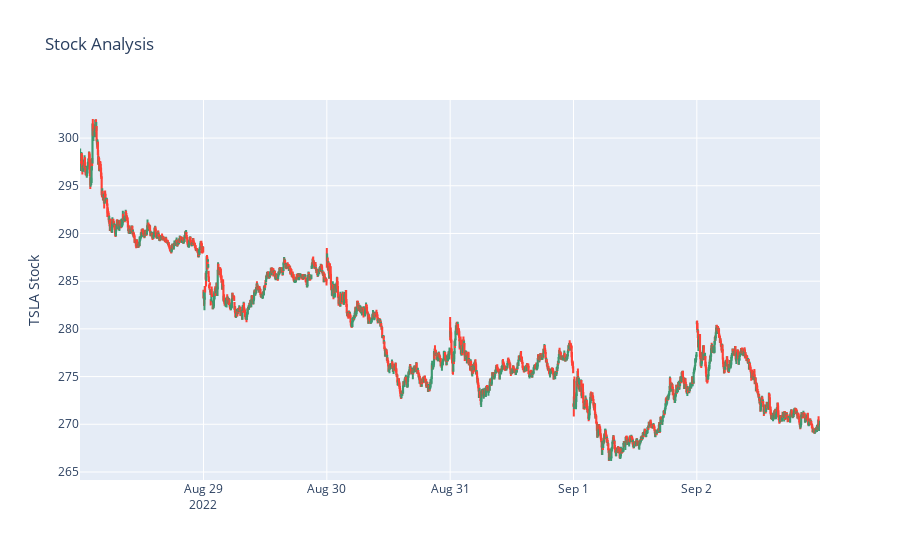

Notebook code for this chart:
### Code cell
plot_candles(tsla)

### Figure 1 — Plotly figure (JSON) as saved in the notebook; plotly's stock layout.template omitted (floating-point values rounded to 4 significant figures; data arrays with more than 128 entries replaced by an {"elided": "..."} marker saying what was removed)
{"data": [{"close": {"elided": "2342 float values"}, "high": {"elided": "2342 float values"}, "low": {"elided": "2342 float values"}, "open": {"elided": "2342 float values"}, "type": "candlestick", "x": {"elided": "2342 str values"}}], "layout": {"autosize": true, "title": {"text": "Stock Analysis"}, "xaxis": {"autorange": true, "range": ["2022-08-26 09:29:30", "2022-09-02 15:59:30"], "rangebreaks": [{"bounds": ["sat", "mon"]}, {"bounds": [16, 9.5], "pattern": "hour"}], "rangeslider": {"visible": false, "yaxis": {}}, "type": "date"}, "yaxis": {"autorange": true, "range": [264.2, 304.0], "title": {"text": "TSLA Stock"}}}}
